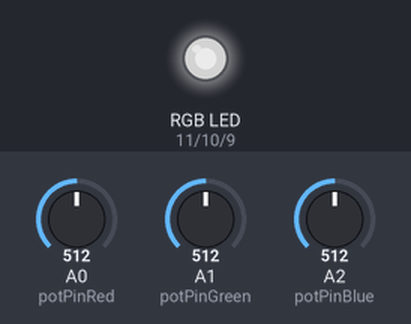
A sketch run on a simulated Arduino Uno, built with avr-gcc and run on an emulated ATmega328P. Shown: an RGB LED mixed from three pins (HIGH = lit). The inputs (shaded band) are chosen by the test bench; at power-on: A0 (potPinRed) = 512, A1 (potPinGreen) = 512, A2 (potPinBlue) = 512. Dim RGB values are drawn brighter than linear.

Above: at 1.2 s.
1.3 s: A0 (potPinRed) set to 716
At 2.5 s:
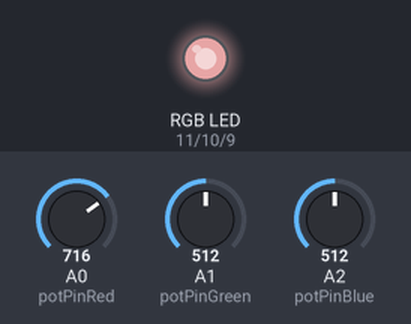
2.8 s: A1 (potPinGreen) set to 716
At 3.8 s:
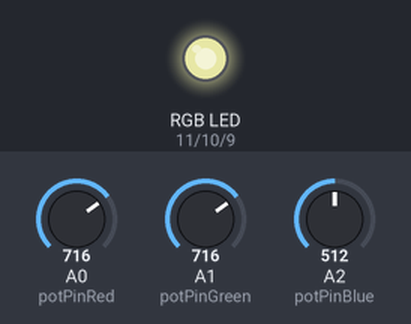
4.3 s: A2 (potPinBlue) set to 716
At 4.9 s:
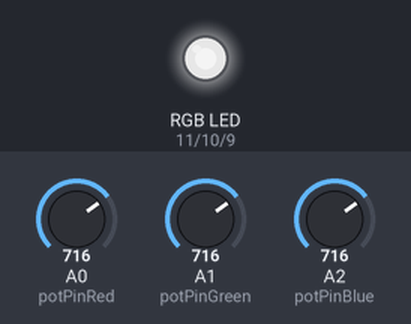
5.8 s: A0 (potPinRed) set to 900
At 7.0 s:
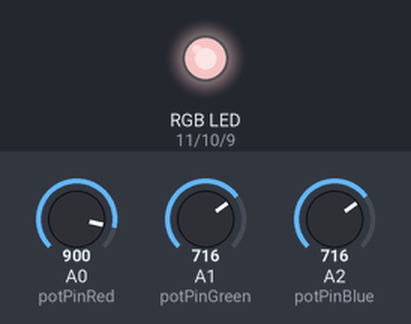
7.3 s: A1 (potPinGreen) set to 900
At 8.4 s:
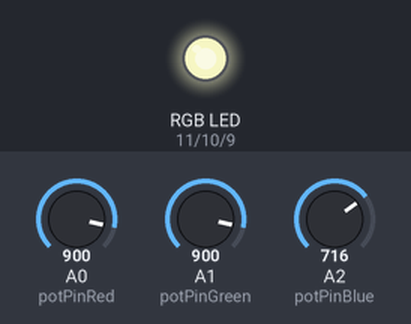
8.8 s: A2 (potPinBlue) set to 900
At 9.5 s:
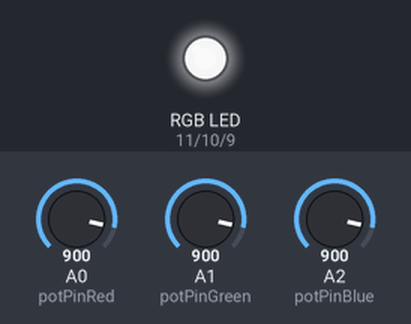
Timing chart, 0 to 11.3 s (numbered marks = the images above; inputs shaded):
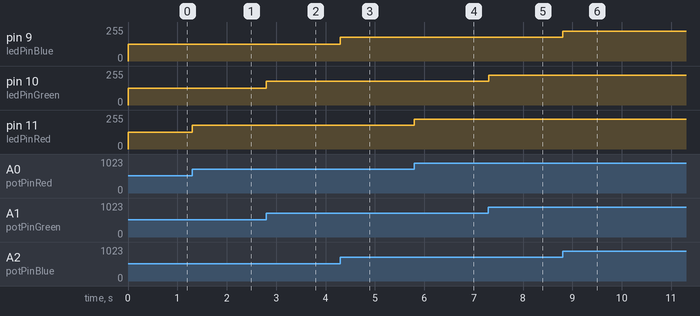

The sketch:

RGB-potControl.ino
```cpp
int potRedValue = 0;
int potGreenValue = 0;
int potBlueValue = 0;

int ledRedValue = 0;
int ledGreenValue = 0;
int ledBlueValue = 0;

const int potPinRed = A0;
const int potPinGreen = A1;
const int potPinBlue = A2;

const int ledPinRed = 11;
const int ledPinGreen = 10;
const int ledPinBlue = 9;

void setup() {
  Serial.begin(9600);
}

void loop() {
  potRedValue = analogRead(potPinRed);
  potGreenValue = analogRead(potPinGreen);
  potBlueValue = analogRead(potPinBlue);

  ledRedValue = map(potRedValue, 0, 1023, 0, 255);
  ledGreenValue = map(potGreenValue, 0, 1023, 0, 255);
  ledBlueValue = map(potBlueValue, 0, 1023, 0, 255);

  analogWrite(ledPinRed, ledRedValue);
  analogWrite(ledPinGreen, ledGreenValue);
  analogWrite(ledPinBlue, ledBlueValue);
}
```

Measured:
- after the input at 1.3 s, pin 11 (ledPinRed): 127/255 → 178/255 at once
- after the input at 2.8 s, pin 10 (ledPinGreen): 127/255 → 178/255 at once
- after the input at 4.3 s, pin 9 (ledPinBlue): 127/255 → 178/255 at once
- after the input at 5.8 s, pin 11 (ledPinRed): 178/255 → 224/255 at once
- after the input at 7.3 s, pin 10 (ledPinGreen): 178/255 → 224/255 at once
- after the input at 8.8 s, pin 9 (ledPinBlue): 178/255 → 224/255 at once
